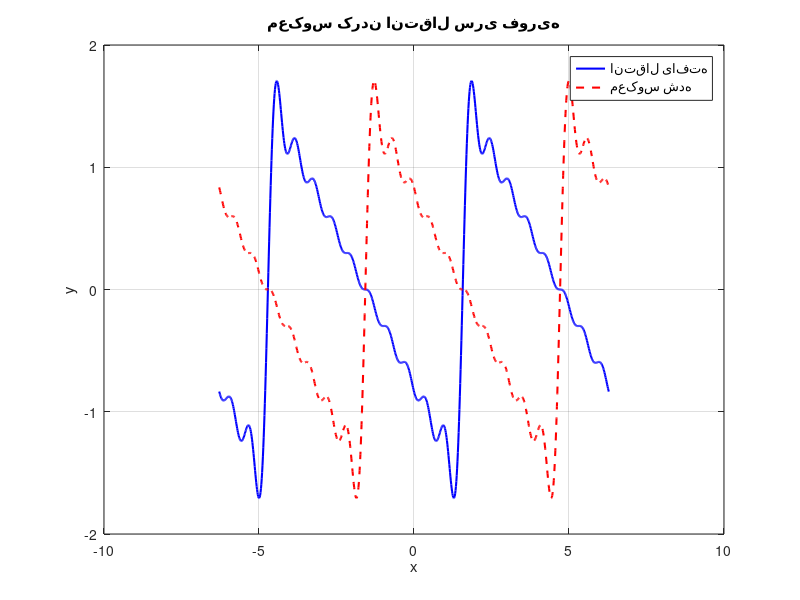

Source code (MATLAB):
function inverted_shifted_fourier_series()
    % تعریف بازه x
    x = linspace(-2*pi, 2*pi, 1000);
    
    % تعریف تعداد سری
    N = 10; % تعداد سری فوریه
    T = pi/2; % مقدار انتقال

    % محاسبه سری فوریه با انتقال
    S_shifted = zeros(size(x)); % مقدار اولیه
    for n = 1:N
        S_shifted = S_shifted + (1/n) * sin(n * (x - T)); % انتقال سری
    end

    % معکوس کردن انتقال
    S_inverted = zeros(size(x)); % مقدار اولیه برای معکوس
    for n = 1:N
        S_inverted = S_inverted + (1/n) * sin(n * (x + T)); % معکوس کردن انتقال
    end

    % رسم سری منتقل شده و معکوس شده
    figure;
    plot(x, S_shifted, 'b', 'LineWidth', 1.5); % سری انتقال یافته
    hold on;
    plot(x, S_inverted, 'r--', 'LineWidth', 1.5); % سری معکوس شده
    title('معکوس کردن انتقال سری فوریه');
    xlabel('x');
    ylabel('y');
    legend('انتقال یافته', 'معکوس شده');
    grid on;
    hold off;
end
